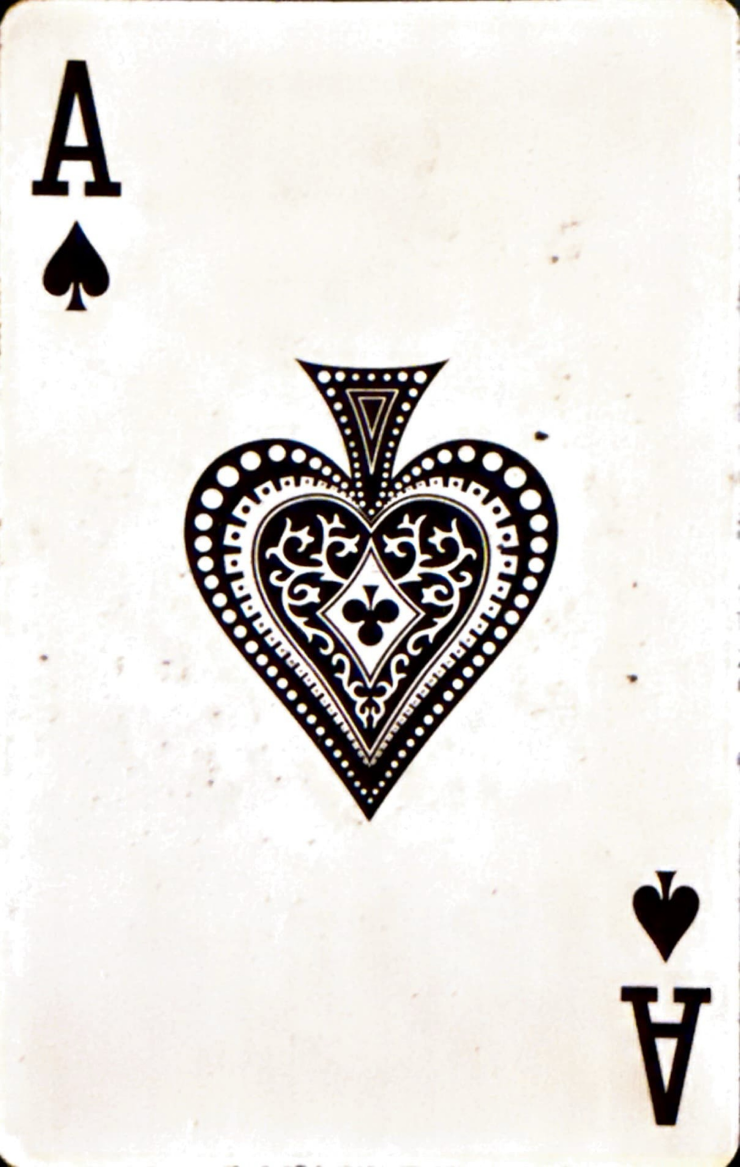
#> input picture Project 4/assets/ranks_raw/ace.JPG, 2218 x 3500 px (shown at 1/3 size)
$ python -i detector.py   (imports and definitions only)
#> lines starting #> are read from the running program, lines starting #| are printed output that depends on the picture; after the words box and inside, x2 and y2 are one past the last pixel; in counts of white or black regions, pixels touching at a corner belong together
#> further down, picture is the input picture: shape (3500, 2218, 3); mean B, G, R 221.7, 225.2, 228.3
import cv2
import numpy as np
from dataclasses import dataclass
from typing import Optional

CORNER_WIDTH = 32
CORNER_HEIGHT = 92
RANK_SIZE = (70, 125)
SUIT_SIZE = (70, 100)

@dataclass
class CardCrops:
    ok: bool
    reason: str = ""
    warp_gray: Optional[np.ndarray] = None
    quad: Optional[np.ndarray] = None
    rank_img: Optional[np.ndarray] = None
    suit_img: Optional[np.ndarray] = None

class CardDetector:
    def __init__(self):
        self.corner_w = CORNER_WIDTH
        self.corner_h = CORNER_HEIGHT
        self.rank_size = RANK_SIZE
        self.suit_size = SUIT_SIZE
        self.maxW, self.maxH = 200, 300

    def _find_contours(self, img_bin):
        res = cv2.findContours(img_bin, cv2.RETR_EXTERNAL, cv2.CHAIN_APPROX_SIMPLE)
        if len(res) == 2:
            cnts, _ = res
        else:
            _, cnts, _ = res
        return cnts

    def _preprocess_image(self, image_bgr):
        gray = cv2.cvtColor(image_bgr, cv2.COLOR_BGR2GRAY)
        blur = cv2.GaussianBlur(gray, (5, 5), 0)
        _, thresh = cv2.threshold(blur, 0, 255, cv2.THRESH_BINARY + cv2.THRESH_OTSU)
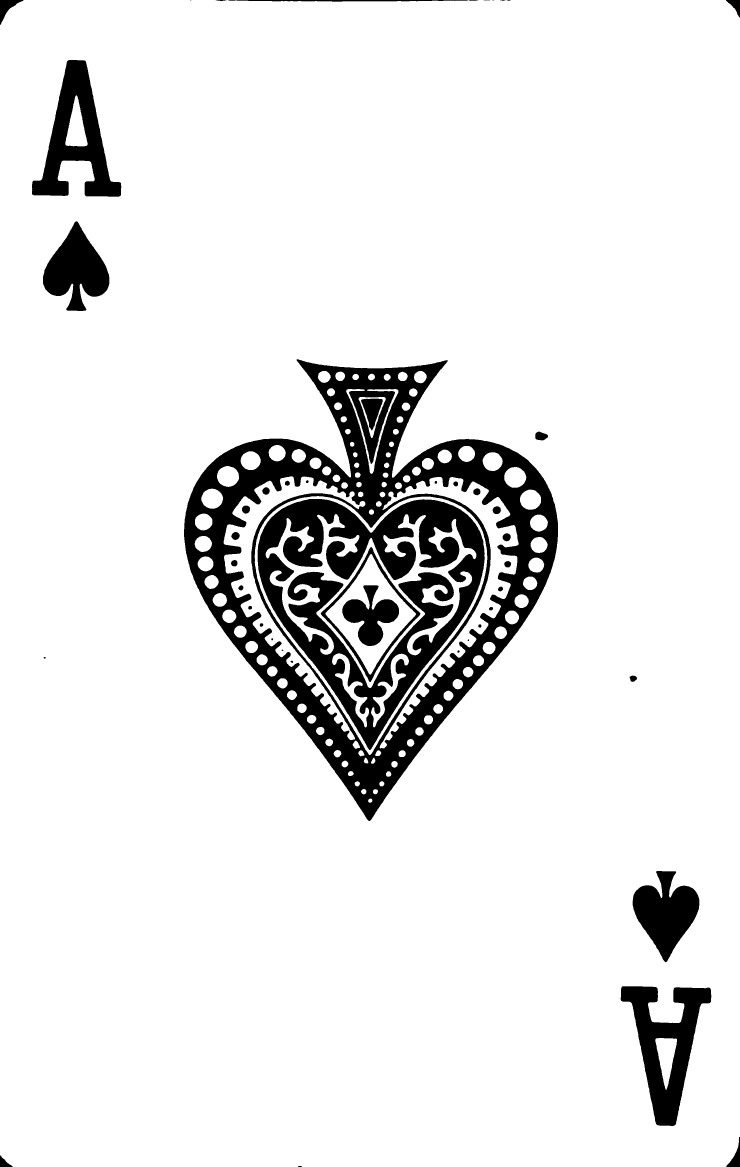
#> thresh: shape (3500, 2218) (shown at 1/3 size); 90.5% white; 50 black regions (8 under 20 px)
        return thresh

    # [60 lines left out: functions _order_four, _quad_from_points, _warp_card, _choose_best_rotation, _extract_rank_suit, not called in this run]

    def _find_cards(self, thresh_image):
        cnts = self._find_contours(thresh_image)
#> in _find_contours, `res = cv2.findContours(img_bin, cv2.RETR_EXTERNAL, cv2.CHAIN_APPROX_SI..`: res = 1 contour; box (x1, y1, x2, y2) and area: (0, 0, 2218, 3500) 7750114
#> in _find_contours, `cnts, _ = res`: cnts has the same summary as res
#> cnts has the same summary as res in _find_contours
        if not cnts:
            return []
        H, W = thresh_image.shape[:2]
#> H = 3500; W = 2218
        area_min, area_max = 0.02 * H * W, 0.6 * H * W
#> area_min = 155260; area_max = 4657800
        valid = []
        for c in cnts:
            a = cv2.contourArea(c)
            if area_min < a < area_max:
                peri = cv2.arcLength(c, True)
                approx = cv2.approxPolyDP(c, 0.02 * peri, True)
                if len(approx) >= 4:
                    valid.append(c)
#> this loop made 1 pass
#> a on pass 1: 7750114.5
#> after the loop, valid = []
        return valid

    # [12 lines left out: function _preprocess_card, not called in this run]

    def from_frame(self, frame_bgr):
        thresh = self._preprocess_image(frame_bgr)
        cards = self._find_cards(thresh)
#> cards = []
        if not cards:
            return CardCrops(False, "no_contours")
        for c in cards:
            warp, quad, rank_img, suit_img = self._preprocess_card(c, frame_bgr)
            if rank_img is not None and suit_img is not None:
                return CardCrops(True, "", warp, quad, rank_img, suit_img)
        return CardCrops(False, "no_card")

>>> import cv2
>>> picture = cv2.imread('../assets/ranks_raw/ace.JPG')
>>> result = CardDetector().from_frame(picture)
